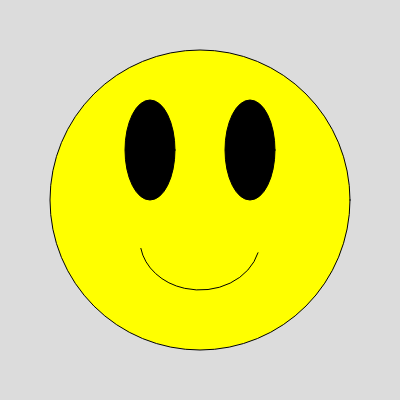
Frame 1 (no input)
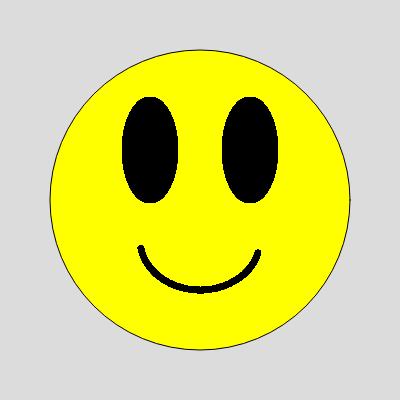
Frame 60 (no input)
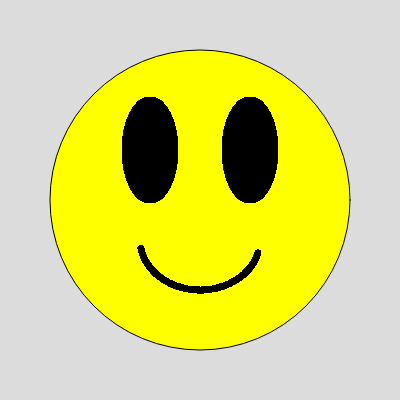
Frame 120 (the mouse pressed at the canvas centre since frame 60)

The p5.js sketch that drew these frames (run headless with seeded random() and noise() and a simulated clock; from frame 60 on, the mouse is pressed at the canvas centre):

// p5.js sketch
// ── sketch.js
function setup() {

  createCanvas(400, 400);
	let c = color(255,255,0);
 	background(220);
	fill(c);
	ellipse(200,200,300,300);
}

function draw() {
	fill(0,0,0);
	ellipse(150,150,50,100);
	ellipse(250,150,50,100);
  noFill();
	arc(200, 240, 120, 100, 6.5, 3);
  strokeWeight(6);
}	
